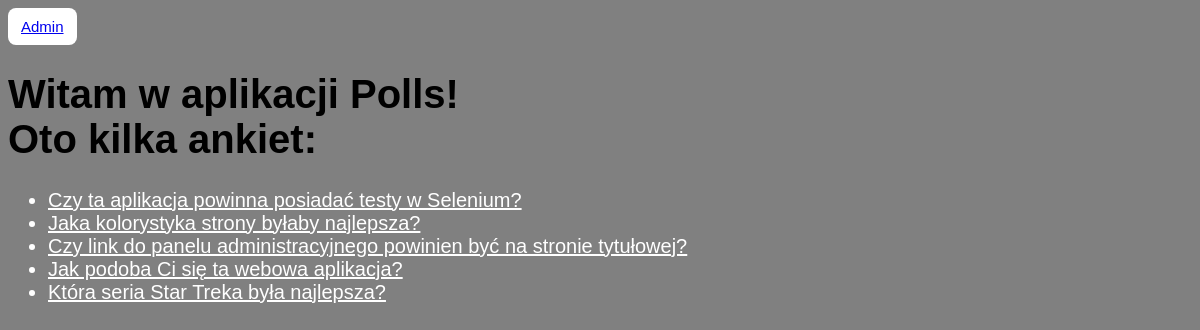
/polls/, run on an earlier commit of the app's database.
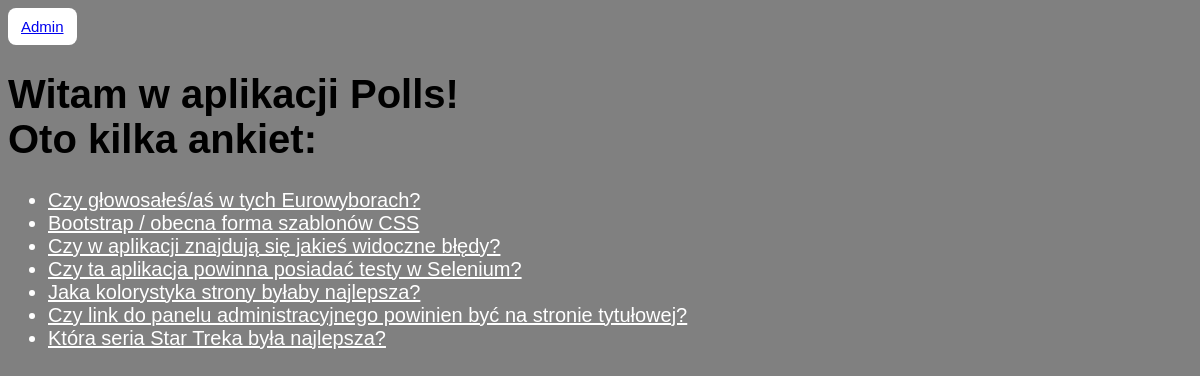
And on a later commit of the database.
### polls/models.py (models this page shows, shortened)
class Question(models.Model):
    question_text = models.CharField(max_length=200)
    pub_date = models.DateTimeField('Date published')
    def was_published_recently(self):
        now = timezone.now()
        return now - datetime.timedelta(days=1) <= self.pub_date <= now
    was_published_recently.admin_order_field = 'pub_date'
    was_published_recently.boolean = True
    was_published_recently.short_description = 'Published recently?'

### polls/views.py (the view)
# urls.py: path('', views.IndexView.as_view(), name = 'index'),
class IndexView(generic.ListView):
    template_name = 'polls/index.html'
    context_object_name = 'latest_question_list'
    def get_queryset(self):
        return Question.objects.filter(
            pub_date__lte=timezone.now()
        ).order_by('-pub_date')         # [:5]

### polls/templates/polls/index.html
{% load static %}
<link rel="stylesheet" type="text/css" href="{% static 'polls/style.css' %}">
<p3 align=center><a href="{% url 'admin:index' %}">Admin</a></p3>
<h1>Witam w aplikacji Polls! <br/> Oto kilka ankiet:</h1>
{% if latest_question_list %}
    <ul>
    {% for question in latest_question_list %}
        <li><a href="{% url 'polls:detail' question.id %}">{{ question.question_text }}</a></li>
    {% endfor %}
    </ul>
{% else %}
    <p>Nie ma żadnych ankiet!</p>
{% endif %}

### polls/static/polls/style.css (style rules this page uses)
li a { color: White; font-size: 20px; font-family: 'Arial'; }
h1 { font-size: 40px; font-family: 'Arial'; }
ul { color: White; font-size: 20px; font-family: 'Arial'; }
p3 { font-family: 'Arial'; font-size: 15px; background-color: white; color: grey; padding: 10px 13px; text-align: center; text-decoration: none; display: inline-block; border-radius: 8px; margin-block-end: 0em; }

What changed in the data, as far as the page shows it:
removed Question: question_text "Jak podoba Ci się ta webowa aplikacja?"
added Question: question_text "Czy głowosałeś/aś w tych Eurowyborach?"
added Question: question_text "Bootstrap / obecna forma szablonów CSS"
added Question: question_text "Czy w aplikacji znajdują się jakieś widoczne błędy?"
